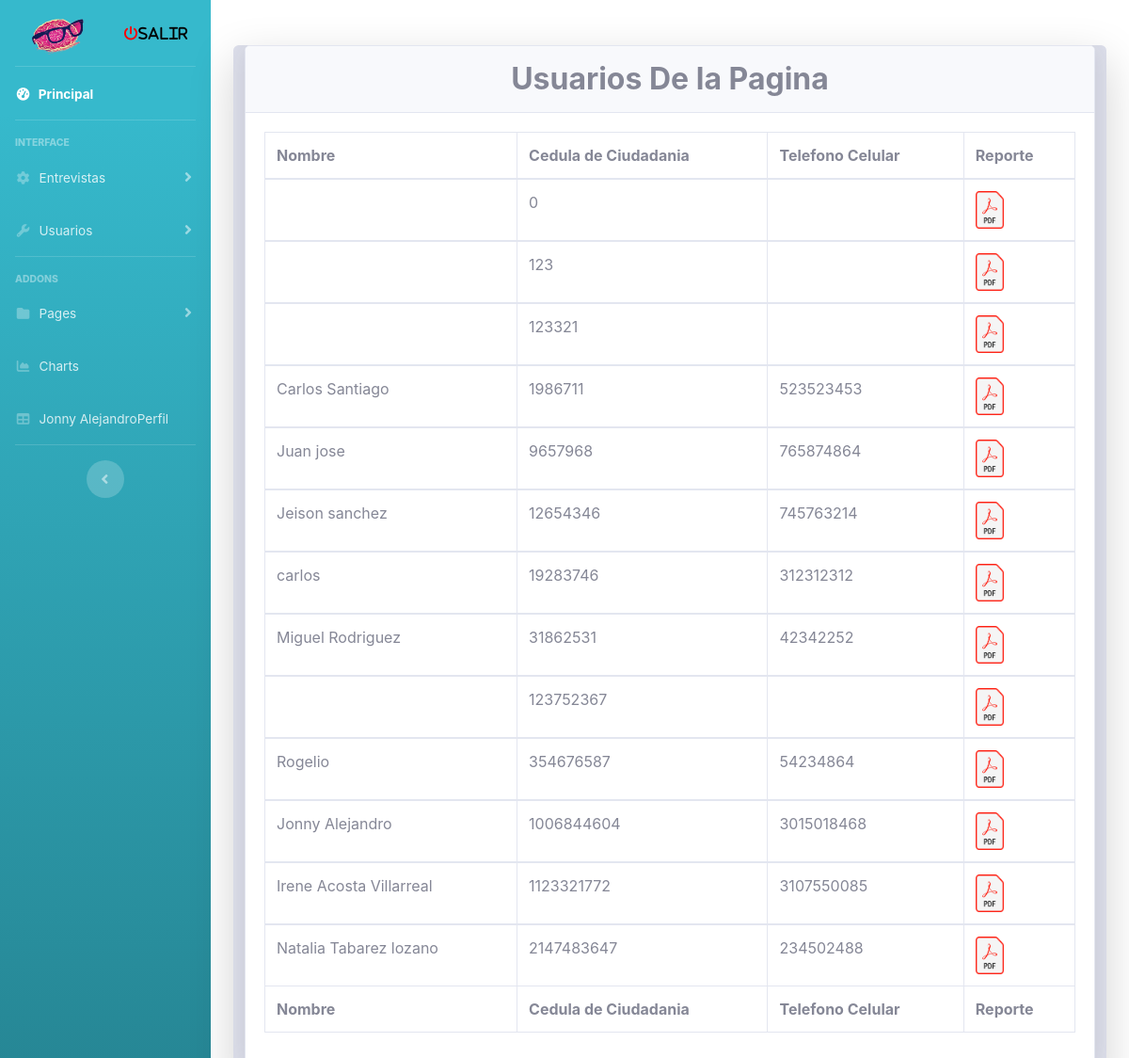
/View/consultarEntrevistaPsicologa.php (signed in), run on the app's committed database.
### tables this page shows
CREATE TABLE `entrevistapsicologica` (
  `nombre` varchar(40) NOT NULL,
  `cc` int(12) NOT NULL,
  `dependencia` varchar(20) NOT NULL,
  `cargo` varchar(40) NOT NULL,
  `cargoAspira` varchar(40) NOT NULL,
  `telefono` varchar(30) NOT NULL,
  `aspiracionSal` varchar(10) DEFAULT NULL,
  `fechaEntrevista` date DEFAULT current_timestamp(),
  `psicologa` varchar(30) NOT NULL,
  `responsabilidad` tinyint(1) NOT NULL,
  `productividad` tinyint(1) NOT NULL,
  `gestionCambio` tinyint(1) NOT NULL,
  `innovacion` tinyint(1) NOT NULL,
  `resiliencia` tinyint(1) NOT NULL,
  `confianza` tinyint(1) NOT NULL,
  `dswm1` varchar(5) NOT NULL DEFAULT 'NO',
  `dswm2` varchar(5) NOT NULL DEFAULT 'NO',
  `dswo3` varchar(5) NOT NULL DEFAULT 'NO',
  `dswc4` varchar(5) NOT NULL DEFAULT 'NO',
  `dswp5` varchar(5) NOT NULL DEFAULT 'NO',
  `dswa6` varchar(5) NOT NULL DEFAULT 'NO',
  `dswd7` varchar(5) NOT NULL DEFAULT 'NO',
  `other1` text DEFAULT NULL,
  `dssk1` varchar(5) NOT NULL DEFAULT 'NO',
  `dssp2` varchar(5) NOT NULL DEFAULT 'NO',
  `dssv3` varchar(5) NOT NULL DEFAULT 'NO',
  `dssd4` varchar(5) NOT NULL DEFAULT 'NO',
  `dssd5` varchar(5) NOT NULL DEFAULT 'NO',
  `dssc6` varchar(5) NOT NULL DEFAULT 'NO',
  `other2` text DEFAULT NULL,
  `dsdp1` varchar(5) NOT NULL DEFAULT 'NO',
  `dsdc2` varchar(5) NOT NULL DEFAULT 'NO',
  `dsdi3` varchar(5) NOT NULL DEFAULT 'NO',
  `dsdc4` varchar(5) NOT NULL DEFAULT 'NO',
  `dsdu5` varchar(5) NOT NULL DEFAULT 'NO',
  `dsdm6` varchar(5) NOT NULL DEFAULT 'NO',
  `dsdd7` varchar(5) NOT NULL DEFAULT 'NO',
  `dsdi8` varchar(5) NOT NULL DEFAULT 'NO',
  `dsdi9` varchar(5) NOT NULL DEFAULT 'NO',
  `dsdr10` varchar(5) NOT NULL DEFAULT 'NO',
  `other3` text DEFAULT NULL,
  `comportamientoEtico` varchar(30) NOT NULL,
  `fuenteR` varchar(20) NOT NULL,
  `resultadoI` varchar(3) DEFAULT NULL,
  `inteligenciaE` varchar(30) NOT NULL,
  `candidatoU` varchar(2) NOT NULL,
  `explicacion` text DEFAULT NULL,
  `resolucionProblemas` varchar(30) NOT NULL,
  `observaciones` text DEFAULT NULL,
  `adecuado` varchar(5) NOT NULL DEFAULT 'NO',
  `adecuadoP` varchar(5) NOT NULL DEFAULT 'NO',
  `parcialmente` varchar(5) NOT NULL DEFAULT 'NO',
  `primera` varchar(5) NOT NULL DEFAULT 'NO',
  `segunda` varchar(5) NOT NULL DEFAULT 'NO',
  `noA` varchar(5) NOT NULL DEFAULT 'NO',
  `concepto` text DEFAULT NULL,
  `co` int(11) DEFAULT NULL,
  `terminado` varchar(5) NOT NULL DEFAULT 'False'
);

### View/consultarEntrevistaPsicologa.php (the view, shortened to what this page needs)
<!DOCTYPE html>
<html xmlns="http://www.w3.org/1999/xhtml">
<?php include FOLDER_TEMPLATE."head.php"; ?>
<?php include FOLDER_TEMPLATE."sidebar.php"; ?>
<body id="page-top">
<div class="container">
          <div class="card o-hidden border-0 shadow-lg my-5">
              <div class="card-body p-0 bg-gray-300">
                  <div class="row">
                      <div class="col-md-12">
                          <div class="col-md-12 mx-auto">
                              <div class="form-group">
        <div class="card shadow mb-4">
          <div class="card-header py-3">
           <center> <h2 class="m-0 font-weight-bold text">Usuarios De la Pagina</h2> </center>
          </div>
          <div class="card-body">
            <div class="table-responsive">
              <table class="table table-bordered" width="100%" cellspacing="10">
                <thead>
                  <tr>
                    <th>Nombre </th>
                    <th>Cedula de Ciudadania</th>
                    <th>Telefono Celular</th>
                    <th>Reporte</th>
                  </tr>
                </thead>
                <tfoot>
                  <tr>
                    <th>Nombre </th>
                    <th>Cedula de Ciudadania</th>
                    <th>Telefono Celular</th>
                    <th>Reporte</th>
                  </tr>
                </tfoot>
                <?php
                    require_once "../Model/conexioon.php";
                    $sql = "SELECT * FROM `entrevistapsicologica`";
                    $rta=$objCnx->query($sql);
                    while ($datos=$rta->fetch_array()){
                     ?>
                <tbody>
                  <tr>
                  <td><?php echo $datos['nombre']?></td>
                  <td><?php echo $datos['cc']?></td>
                  <td><?php echo $datos['telefono']?></td>
                  <td><a href="../Reportes/pdf-Entrevista_Psicologa.php?cc=<?php echo $datos['cc']?>" target="_blank"><img src="../img/pdf.png" alt="Sacar Reporte" width="30" height="40"></a></td>
                  </tr>
                  <?php
                    }
                   ?>
                </tbody>
              </table>
            </div>
          </div>
        </div>
      </div>
    </div>
  </div>
</div>
</body>
</html>

### data on the page
entrevistapsicologica: cc "0"
entrevistapsicologica: cc "123"
entrevistapsicologica: cc "123321"
entrevistapsicologica: nombre "Carlos Santiago", cc "1986711", telefono "523523453"
entrevistapsicologica: nombre "Juan jose", cc "9657968", telefono "765874864"
entrevistapsicologica: nombre "Jeison sanchez", cc "12654346", telefono "745763214"
entrevistapsicologica: nombre "carlos", cc "19283746", telefono "312312312"
entrevistapsicologica: nombre "Miguel Rodriguez", cc "31862531", telefono "42342252"
entrevistapsicologica: cc "123752367"
entrevistapsicologica: nombre "Rogelio", cc "354676587", telefono "54234864"
entrevistapsicologica: nombre "Jonny Alejandro", cc "1006844604", telefono "3015018468"
entrevistapsicologica: nombre "Irene Acosta Villarreal", cc "1123321772", telefono "3107550085"
entrevistapsicologica: nombre "Natalia Tabarez lozano", cc "2147483647", telefono "234502488"

### other printed values
$_SESSION['nombre'] "Jonny Alejandro"
